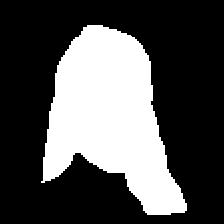
#> input picture images/test/img_1.png, 224 x 224 px
$ jupyter execute --allow-errors 'Explore Skeletonization.ipynb'   (older library calls are emulated)
#> lines starting #> are read from the running program, lines starting #| are printed output that depends on the picture; after the words box and inside, x2 and y2 are one past the last pixel; in counts of white or black regions, pixels touching at a corner belong together
<center><h1>IMPLEMENTATION</h1><br>SKELETIZATION & MEDIAL AXIS</center>

#### |setup

[cell 1]
from PIL import Image, ImageFilter
import matplotlib.pyplot as plt
import skimage
from skimage.morphology import skeletonize, medial_axis
from skimage import data
import cv2
import numpy as np
from skimage.util import invert
from skimage.feature import greycomatrix, greycoprops
from skimage.color import rgb2gray
import os
import scipy.spatial.distance as dist

#### Test Skeletization

[cell 2]
img = cv2.imread('./images/test/img_1.png', 2)
#> img: shape (224, 224); 31.7% white; 1 white region, box (x1, y1, x2, y2) and area: (41, 25, 187, 215) 15908
img = np.where(img <= 200, False, True)

[cell 3]
skeleton = skeletonize(img)
#> skeleton: shape (224, 224) bool; 0.68% white in thin lines or dots, all inside (x1, y1, x2, y2) = (41, 32, 185, 207)
skeleton_lee = skeletonize(img, method='lee')
#> skeleton_lee: shape (224, 224) bool; 0.64% white in thin lines or dots, all inside (x1, y1, x2, y2) = (41, 33, 184, 208)

fig, axes = plt.subplots(1, 3, figsize=(15, 10), sharex=True, sharey=True)
ax = axes.ravel()

ax[0].imshow(img, cmap=plt.cm.gray)
ax[0].set_title('original')
ax[0].axis('off')

ax[1].imshow(skeleton, cmap=plt.cm.gray)
ax[1].set_title('skeletonize')
ax[1].axis('off')

ax[2].imshow(skeleton_lee, cmap=plt.cm.gray)
ax[2].set_title('skeletonize (Lee 94)')
ax[2].axis('off')

fig.tight_layout()
plt.show()

[cell 4]
def test_skeletonize(bn_img): # takes a binary  image where pixel values are 0 or 1 and then plot the result
    skeleton = skeletonize(bn_img)
    skeleton_lee = skeletonize(bn_img, method='lee')

    skel, distance = medial_axis(bn_img, return_distance=True)
#> skel: shape (224, 224) bool; 4.2% white in thin lines or dots, all inside (x1, y1, x2, y2) = (41, 25, 187, 215)
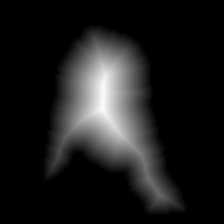
#> distance: shape (224, 224) float64; min 0, max 49.19, mean 5.5; drawn with min black and max white
    # Distance to the background for pixels of the skeleton
    dist_on_skel = distance * skel
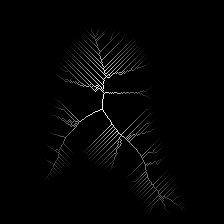
#> dist_on_skel: shape (224, 224) float64; min 0, max 49.19, mean 0.7; drawn with min black and max white

    fig, axes = plt.subplots(1, 4, figsize=(15, 10), sharex=True, sharey=True)
    ax = axes.ravel()

    ax[0].imshow(bn_img, cmap=plt.cm.gray)
    ax[0].set_title('original')
    ax[0].axis('off')

    ax[1].imshow(dist_on_skel, cmap=plt.cm.gray, interpolation='nearest')
    ax[1].set_title('MAT')
    ax[1].contour(bn_img, [0.3], colors='w')
    ax[1].axis('off')

    ax[2].imshow(skeleton, cmap=plt.cm.gray)
    ax[2].set_title('Skeletonize')
    ax[2].contour(bn_img, [0.3], colors='w')
    ax[2].axis('off')

    ax[3].imshow(skeleton_lee, cmap=plt.cm.gray)
    ax[3].set_title('skeletonize (Lee 94)')
    ax[3].contour(bn_img, [0.3], colors='w')
    ax[3].axis('off')

    fig.tight_layout()
    plt.show()
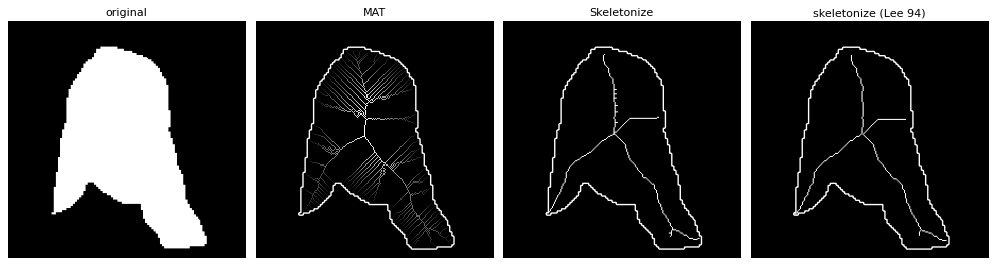
#> figure drawn by matplotlib, 4 panels
def test_medial_axis(image):
    skel, distance = medial_axis(image, return_distance=True)

    # Distance to the background for pixels of the skeleton
    dist_on_skel = distance * skel

    fig, (ax1, ax3) = plt.subplots(1, 2, figsize=(8, 4))
    ax1.imshow(image, cmap=plt.cm.gray, interpolation='nearest')
    ax1.axis('off')

    ax3.imshow(dist_on_skel, cmap=plt.cm.gray, interpolation='nearest')
    ax3.contour(image, [0.3], colors='w')
    ax3.axis('off')

    fig.subplots_adjust(hspace=0.01, wspace=0.01, top=1, bottom=0, left=0, right=1)
    plt.show()

[cell 5]
test_skeletonize(img)

[cell 6]
IMAGES_PATH = './images/test'

for image_name in os.listdir(IMAGES_PATH):
    temp_image = cv2.imread(IMAGES_PATH+'/'+image_name, 2)
    temp_image = np.where(temp_image <= 200, False, True)
    test_skeletonize(temp_image)
#> in test_skeletonize (call 2), `skel, distance = medial_axis(bn_img, return_distance=True)`:
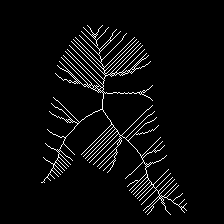
#> skel: shape (224, 224) bool; 4.2% white in thin lines or dots, all inside (x1, y1, x2, y2) = (41, 25, 187, 215)
#> pass 2 of the loop `for image_name in os.listdir(IMAGES_PATH):`:
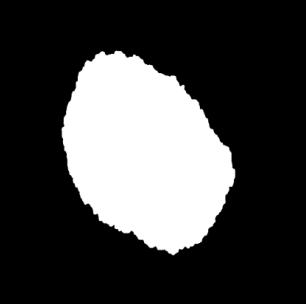
#> input picture images/test/img_12.png, 306 x 304 px
#> temp_image is the input picture: shape (304, 306); min 0, max 255, mean 66.2
#> `temp_image = np.where(temp_image <= 200, False, True)`:
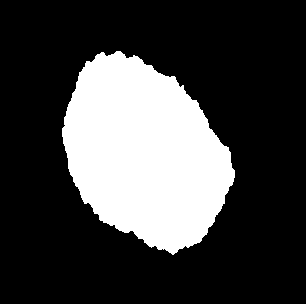
#> temp_image: shape (304, 306) bool; 25.7% white; 1 white region, box (x1, y1, x2, y2) and area: (62, 51, 235, 255) 23939
#> skel: shape (304, 306) bool; 1% white in thin lines or dots, all inside (x1, y1, x2, y2) = (79, 54, 229, 250)
#> distance: shape (304, 306) float64
#> dist_on_skel: shape (304, 306) float64
#> in test_skeletonize (call 3), `plt.show()`:
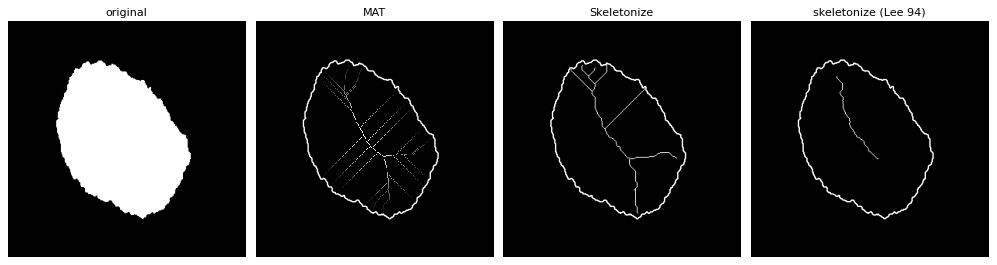
#> figure drawn by matplotlib, 4 panels
#> pass 3 of the loop `for image_name in os.listdir(IMAGES_PATH):`:
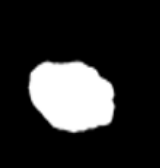
#> input picture images/test/img_13.png, 160 x 168 px
#> temp_image is the input picture: shape (168, 160); min 0, max 255, mean 45.1
#> skel: shape (168, 160) bool; 0.4% white in thin lines or dots, all inside (x1, y1, x2, y2) = (53, 70, 114, 109)
#> distance: shape (168, 160) float64
#> dist_on_skel: shape (168, 160) float64
#> in test_skeletonize (call 4), `plt.show()`:
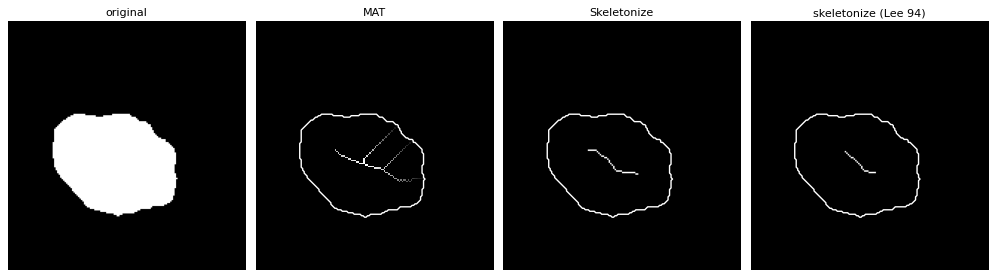
#> figure drawn by matplotlib, 4 panels
#> the loop made 4 passes; the first 3 are shown

[cell 7]
IMAGES_PATH_HANDS = './images/hands'
#> IMAGES_PATH_HANDS = './images/hands'

for image_name in os.listdir(IMAGES_PATH_HANDS):
    temp_image = cv2.imread(IMAGES_PATH_HANDS+'/'+image_name, 2)
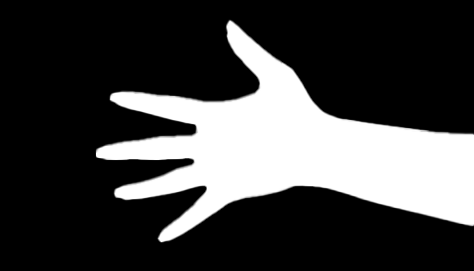
#> input picture images/hands/img_7.png, 474 x 271 px
#> temp_image is the input picture: shape (271, 474); min 0, max 255, mean 65.8
    temp_image = np.where(temp_image <= 200, False, True)
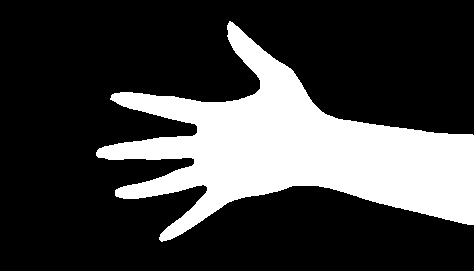
#> temp_image: shape (271, 474) bool; 25.3% white; 1 white region, box (x1, y1, x2, y2) and area: (96, 21, 474, 242) 32458
    test_skeletonize(temp_image)
#> in test_skeletonize (call 6), `skeleton = skeletonize(bn_img)`: skeleton: shape (271, 474) bool; 0.65% white in thin lines or dots, all inside (x1, y1, x2, y2) = (101, 21, 471, 238)
#> in test_skeletonize (call 6), `skeleton_lee = skeletonize(bn_img, method='lee')`:
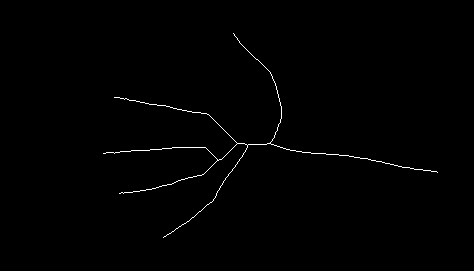
#> skeleton_lee: shape (271, 474) bool; 0.6% white in thin lines or dots, all inside (x1, y1, x2, y2) = (103, 33, 438, 238)
#> in test_skeletonize (call 6), `skel, distance = medial_axis(bn_img, return_distance=True)`:
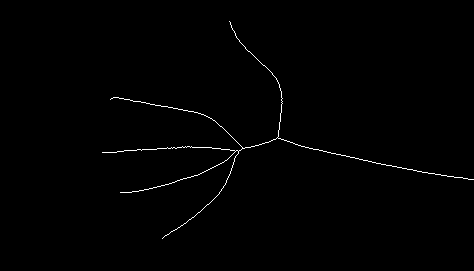
#> skel: shape (271, 474) bool; 0.65% white in thin lines or dots, all inside (x1, y1, x2, y2) = (102, 21, 474, 239)
#> in test_skeletonize (call 6), `skel, distance = medial_axis(bn_img, return_distance=True)`:
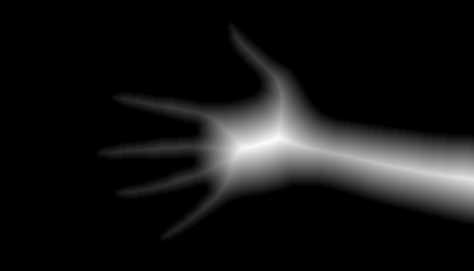
#> distance: shape (271, 474) float64; min 0, max 50.29, mean 4.3; drawn with min black and max white
#> in test_skeletonize (call 6), `plt.show()`:
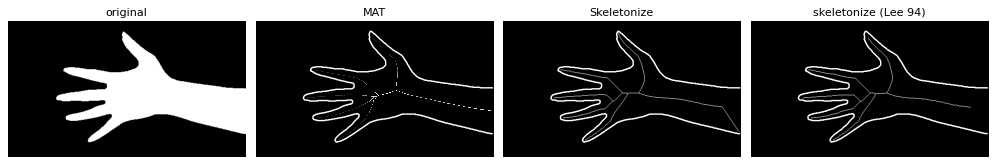
#> figure drawn by matplotlib, 4 panels

#### Test Indexation avec et sans Skeletisation

[cell 8]
def img_skel(img):
    smooth_img = smooth_image(img)
    skeleton = skeletonize(smooth_img)
    return skeleton

[cell 9]
img_requete = cv2.imread(IMAGES_PATH_HANDS +'/'+ 'img_7.png')
#> (the rest of this cell did not finish here and is left out)

[cell 10]
loaded_images = list()
loaded_images_skel = list()
#> (the rest of this cell did not finish here and is left out)

[cell 11]
len(loaded_images)

[cell 12]
def hu_moments(image):
    image_gray = cv2.cvtColor(image, cv2.COLOR_RGB2GRAY)
    _,image_gray = cv2.threshold(image_gray, 128, 255, cv2.THRESH_BINARY)
    moments = cv2.moments(image_gray)
    huMoments = cv2.HuMoments(moments)
    return [hm[0] for hm in huMoments]
def CBIR_Indexation(loaded_images):
  features = []
  for img in loaded_images:
    features.append(hu_moments(img))
  return np.array(features)
def CBIR_Recherche(Imreq,ind_Matrix):
  distances = {}
  for i,img in enumerate(loaded_images):
    distances[i] = dist.euclidean( ind_Matrix[i], hu_moments(Imreq))
#> after the loop, distances = 0 items

  distances = sorted(distances.items(), key=lambda x:x[1])
#> distances = []
  return distances

[cell 13]
indx_mat = CBIR_Indexation(loaded_images)
distances = CBIR_Recherche(img_requete,indx_mat)
#> distances = []

[cell 14]
fig = plt.figure(figsize=(6, 6), dpi=200)
ax1 = fig.add_subplot(2, 3, 1)
ax1.imshow(img_requete)
ax1.set_title('Image Requete')
#> (the rest of this cell did not finish here and is left out)

[cell 15]
indx_mat_skel = CBIR_Indexation(loaded_images_skel)
